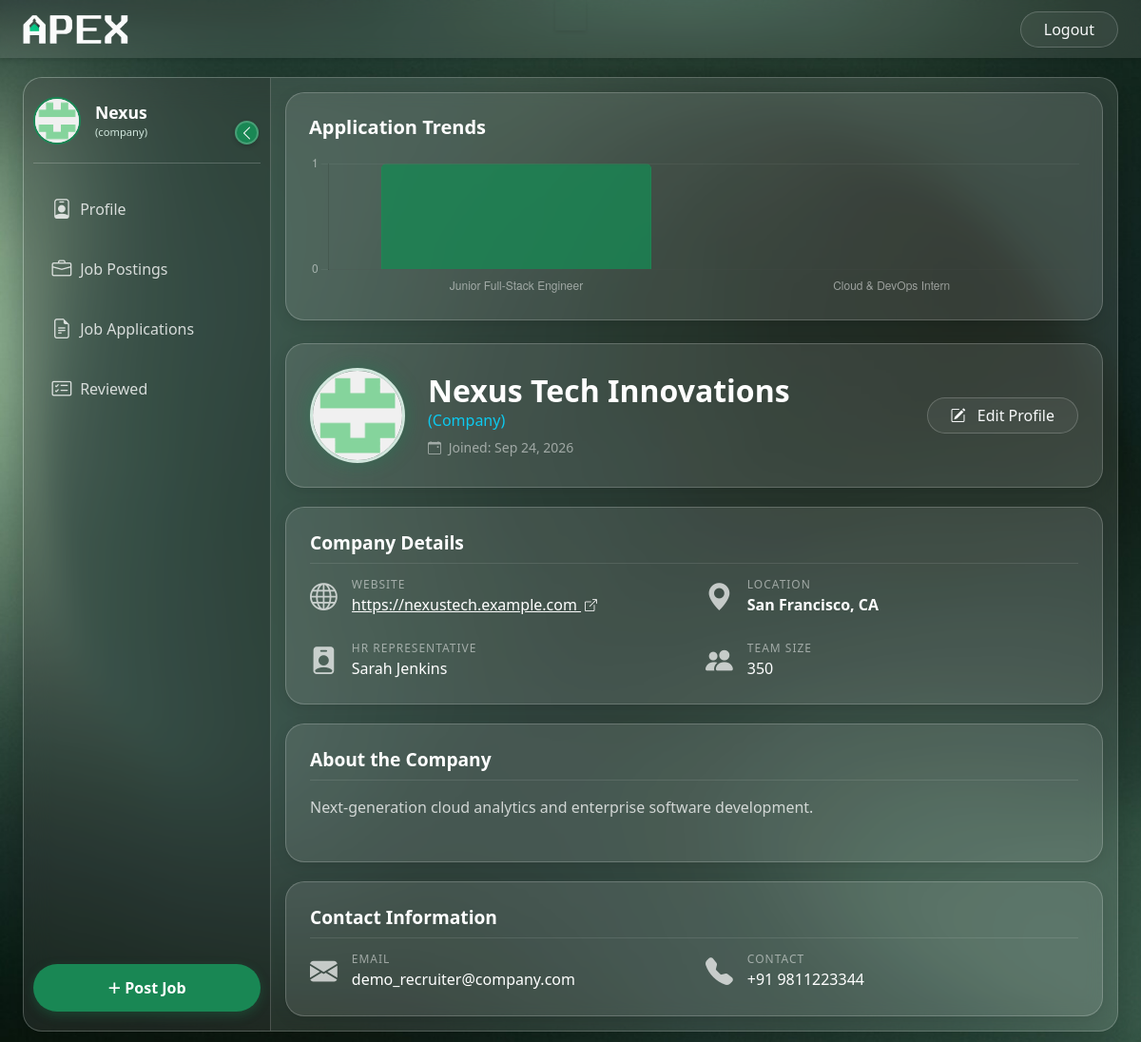
The app's page /company/profile (signed in) with its own data.
### controller/models.py (models this page shows, shortened)
class User(UserMixin,db.Model):
    id = db.Column(db.Integer, primary_key=True, autoincrement=True)
    name = db.Column(db.String(80), nullable=False)
    email = db.Column(db.String(120), unique=True, nullable=False)
    password = db.Column(db.String(200), nullable=False)
    contact = db.Column(db.String(10), nullable=False)
    created_at = db.Column(db.DateTime, nullable=False, default=db.func.current_timestamp())
    blacklisted = db.Column(db.Boolean, default=False)
    image_url = db.Column(db.String(225))
    fs_uniquifier = db.Column(db.String(255), unique=True, nullable=False, default=lambda: secrets.token_urlsafe(16))
    last_login_at = db.Column(db.DateTime)
    student_details = db.relationship('Student', backref='user', lazy=True, uselist=False)
    company_details = db.relationship('Company', backref='user', lazy=True, uselist=False)
    roles = db.relationship('Role', secondary='user_roles', backref='user', lazy=True, uselist=False)

class Company(db.Model):
    id = db.Column(db.Integer, primary_key=True, autoincrement=True)
    user_id = db.Column(db.Integer, db.ForeignKey('user.id'), nullable=False)
    employee_count = db.Column(db.Integer, nullable=False)
    hr_name = db.Column(db.String(80), nullable=False)
    location = db.Column(db.String(200), nullable=False)
    website = db.Column(db.String(225), nullable=False)
    description = db.Column(db.String(700))
    status = db.Column(db.String(20), default='Pending') # 'Pending', 'Approved', 'Rejected'
    rejection_reason = db.Column(db.String(255))
    is_deleted = db.Column(db.Boolean, default=False)
    job_postings = db.relationship('JobPosition', backref='company', lazy=True)

### routes/company_routes.py (the view)
@company_bp.route('/profile')
@company_required
def profile():
    my_jobs = JobPosition.query.filter_by(company_id=current_user.company_details.id, job_status='Hiring').all()
    job_labels = [job.job_title for job in my_jobs]
    app_counts = [len(job.applications) for job in my_jobs]
    return render_template('company/profile.html' ,
                           user=current_user ,
                           job_labels=job_labels,
                           app_counts=app_counts)

### app.py (called while the page is built)
@login_manager.user_loader
def load_user(user_id):
    return User.query.get(int(user_id))

### routes/main_routes.py (called while the page is built, shortened)
@app.context_processor
def inject_notifications():
    return dict(unread_count=0)

### templates/company/profile.html (shortened to what this page needs)
{% extends 'company/dashboard.html' %}
{% block dashboard_content %}
<div class="profile-container fade-in">
    <div class="glass-card p-4 mb-1">
        <h5 class="text-white fw-bold mb-3">Application Trends</h5>
        <div style="max-height: 300px; width: 100%;">
            {% if job_labels %}
                <canvas id="jobChart"></canvas>
            {% else %}
                <div class="text-center">
                    <i class="bi bi-graph-up-arrow text-white-50" style="font-size: 2rem;"></i>
                    <p class="text-white-50 mt-2">No jobs posted yet.</p>
                </div>
            {% endif %}
        </div>
    </div>
    <div class="glass-card profile-header-card">
        <div class="d-flex align-items-center flex-wrap gap-4">
            <div class="profile-img-container">
                <img src="{{user.image_url}}" alt="Company Logo" class="profile-img-lg">
            </div>
            <div class="flex-grow-1">
                <div class="d-flex align-items-center gap-2">
                    <h2 class="text-white fw-bold mb-0">{{ user.name }}</h2>
                </div>
                <p class="text-info mb-1">(Company)</p>
                <small class="text-white-50">
                    <i class="bi bi-calendar-event me-1"></i>
                    Joined: {{ user.created_at.strftime('%b %d, %Y') }}
                </small>
            </div>
            <div class="d-flex align-items-center gap-3">
                <a href="/company/profile/edit" class="btn btn-outline-light rounded-pill px-4 glass-btn">
                    <i class="bi bi-pencil-square me-2"></i> Edit Profile
                </a>
            </div>
        </div>
    </div>
    <div class="glass-card">
        <div class="card-header-flex">
            <h4 class="section-title">Company Details</h4>
        </div>
        <div class="row g-4">
            <div class="col-md-6">
                <div class="info-item">
                    <i class="bi bi-globe icon-lg"></i>
                    <div class="overflow-hidden">
                        <span class="d-block text-white-50 text-uppercase text-xs">Website</span>
                        {% if user.company_details.website %}
                            <a href="{{ user.company_details.website }}" target="_blank" class="text-white text-decoration-underline text-truncate d-block">
                                {{ user.company_details.website }} <i class="bi bi-box-arrow-up-right ms-1" style="font-size: 0.8rem;"></i>
                            </a>
                        {% else %}
                            <span class="text-white-50">Not Provided</span>
                        {% endif %}
                    </div>
                </div>
            </div>
            <div class="col-md-6">
                <div class="info-item">
                    <i class="bi bi-geo-alt-fill icon-lg"></i>
                    <div class="w-100">
                        <span class="d-block text-white-50 text-uppercase text-xs">Location</span>
                        <span class="fw-bold text-white d-block text-truncate" style="max-width: 90%;" title="{{ user.company_details.location }}">
                            {{ user.company_details.location }}
                        </span>
                    </div>
                </div>
            </div>
            <div class="col-md-6">
                <div class="info-item">
                    <i class="bi bi-person-badge-fill icon-lg"></i>
                    <div>
                        <span class="d-block text-white-50 text-uppercase text-xs">HR Representative</span>
                        <span class="text-white">{{ user.company_details.hr_name }}</span> </div>
                </div>
            </div>
            <div class="col-md-6">
                <div class="info-item">
                    <i class="bi bi-people-fill icon-lg"></i>
                    <div>
                        <span class="d-block text-white-50 text-uppercase text-xs">Team Size</span>
                        <span class="text-white">{{user.company_details.employee_count}}</span> </div>
                </div>
            </div>
        </div>
    </div>
    <div class="glass-card">
        <div class="card-header-flex">
            <h4 class="section-title">About the Company</h4>
        </div>
        <div class="row mt-2">
            <div class="col-12">
                {% if user.company_details.description %}
                    <p class="text-white lh-lg opacity-75">
                        {{ user.company_details.description }}
                    </p>
                {% else %}
                    <span class="text-white-50">Add description now</span>
                {% endif %}
            </div>
        </div>
    </div>
    <div class="glass-card">
        <div class="card-header-flex">
            <h4 class="section-title">Contact Information</h4>
        </div>
        <div class="row g-4">
            <div class="col-md-6">
                <div class="info-item">
                    <i class="bi bi-envelope-fill icon-lg"></i>
                    <div>
                        <span class="d-block text-white-50 text-uppercase text-xs">Email</span>
                        <span class="text-white text-break">{{ user.email }}</span>
                    </div>
                </div>
            </div>
            <div class="col-md-6">
                <div class="info-item">
                    <i class="bi bi-telephone-fill icon-lg"></i>
                    <div>
                        <span class="d-block text-white-50 text-uppercase text-xs">Contact</span>
                        <span class="text-white ">+91 {{ user.contact }}</span>
                    </div>
                </div>
            </div>
        </div>
    </div>
</div>
<script>
    document.addEventListener("DOMContentLoaded", function() {
        const ctx = document.getElementById('jobChart').getContext('2d');
        if (!ctx) return;
        const labels = {{ job_labels | tojson }};
        const data = {{ app_counts | tojson }};
        new Chart(ctx, {
            type: 'bar',
            data: {
                labels: labels,
                datasets: [{
                    label: 'Applications Received',
                    data: data,
                    backgroundColor: 'rgba(25, 135, 84, 0.8)',
                    borderColor: 'rgba(29, 139, 84, 1)',
                    borderWidth: 1,
                    borderRadius: 5
                }]
            },
            options: {
                responsive: true,
                maintainAspectRatio: false,
                scales: {
                    y: {
                        beginAtZero: true,
                        grid: { color: 'rgba(255, 255, 255, 0.05)' },
                        ticks: { color: 'rgba(255, 255, 255, 0.5)', stepSize: 1 }
                    },
                    x: {
                        grid: { display: false },
                        ticks: { color: 'rgba(255, 255, 255, 0.5)' }
                    }
                },
                plugins: {
                    legend: { display: false } // Hide label since it's obvious
                }
            }
        });
    });
</script>
{% endblock %}

### templates/company/dashboard.html (shortened to what this page needs)
{% extends 'base.html' %}
{% block content %}
<div class="w-100 p-0">
    <div class="dashboard-wrapper">
            <aside class="sidebar" id="sidebar">
                <div class="user-profile-section">
                    <img src="{{user.image_url}}" alt="Profile" class="user-avatar">
                    <div class="user-info">
                        <p class="user-name text-truncate">{{user.name.split()[0]}}</p>
                        <p class="user-role">(company)</p>
                    </div>
                    <button class="toggle-btn" id="sidebarToggle" >
                        <i class="bi bi-chevron-left"></i>
                    </button>
                </div>
                <div class="nav-section">
                    <a href="{{ url_for('company_bp.profile') }}" class="sidebar-link {% if active_page == 'profile' %}active{% endif %}">
                        <i class="bi bi-person-badge"></i>
                        <span class="nav-text">&nbsp;Profile</span>
                    </a>
                    <a href="{{ url_for('company_bp.job_postings') }}" class="sidebar-link {% if active_page == 'jobs' %}active{% endif %}">
                        <i class="bi bi-briefcase"></i>
                        <span class="nav-text">&nbsp;Job Postings</span>
                    </a>
                    <a href="{{ url_for('company_bp.applications') }}" class="sidebar-link {% if active_page == 'applications' %}active{% endif %}">
                        <i class="bi bi-file-earmark-text"></i>
                        <span class="nav-text">&nbsp;Job Applications</span>
                    </a>
                    <a href="{{ url_for('company_bp.reviewed') }}" class="sidebar-link {% if active_page == 'notifications' %}active{% endif %}">
                        <i class="bi bi-card-checklist"></i>
                        <span class="nav-text">&nbsp;Reviewed</span>
                    </a>
                </div>
                <div class="create-btn-container">
                    <a href="/company/jobs/create" class="btn-create" title="Create New">
                        <span class="btn-icon">+</span>
                        <span class="btn-text">&nbsp;Post Job</span>
                    </a>
                </div>
            </aside>
            <main class="main-content">
                {% block dashboard_content %}
                {% endblock %}
            </main>
        </div>
    </div>
    {% endblock %}

### static/css/style.css (style rules this page uses)
:root { --primary-green: #198754; --dark-green: #0f5132; --forest-green: #2E8B57; --navbar-bg: #206a5d; --teal-green: #206a5d; --light-green: #d1e7dd; --glass-bg: rgba(255, 255, 255, 0.1); --glass-border: rgba(255, 255, 255, 0.2); --text-white: #ffffff; --text-muted: rgba(255, 255, 255, 0.7); }
body,html { overscroll-behavior: none; background-image: url("../uploads/Background.jpg"); background-repeat: no-repeat; background-size: cover; background-attachment: fixed; min-height: 100vh; font-family: 'Segoe UI', Tahoma, Geneva, Verdana, sans-serif; }
.dashboard-wrapper { display: flex; background: var(--glass-bg); backdrop-filter: blur(15px); -webkit-backdrop-filter: blur(15px); border: 1px solid var(--glass-border); box-shadow: 0 8px 32px rgba(0,0,0,0.2); margin-top: 20px; height: calc(100vh - 100px); border-radius: 20px; overflow: hidden; position: relative; }
.sidebar { width: 260px; background: rgba(0, 0, 0, 0.2); border-right: 1px solid var(--glass-border); display: flex; flex-direction: column; transition: width 0.3s ease; padding: 20px 10px; position: relative; z-index: 100; flex-shrink: 0; }
.toggle-btn { position: absolute; right: 2px; top: 25px; background: var(--primary-green); border: 2px solid rgba(255,255,255,0.2); color: white; width: 25px; height: 25px; border-radius: 50%; display: flex; align-items: center; justify-content: center; cursor: pointer; z-index: 200; transition: 0.3s; box-shadow: 0 2px 5px rgba(0,0,0,0.2); }
.user-profile-section { display: flex; align-items: center; padding-bottom: 20px; margin-bottom: 20px; border-bottom: 1px solid var(--glass-border); position: relative; height: 70px; overflow: hidden; }
.user-avatar { width: 50px; height: 50px; border-radius: 50%; object-fit: cover; border: 2px solid var(--primary-green); background: #eee; flex-shrink: 0; }
.user-info { margin-left: 15px; overflow: hidden; white-space: nowrap; }
.user-name { font-weight: 600; color: white; margin: 0; font-size: 1.1rem; }
.user-role { font-size: 0.7rem; color: var(--light-green); margin: 0; }
.nav-section { flex-grow: 1; }
.sidebar-link { display: flex; align-items: center; color: rgba(255,255,255,0.8); text-decoration: none; padding: 12px 15px; margin-bottom: 8px; border-radius: 12px; transition: all 0.2s; white-space: nowrap; position: relative; z-index: 101; }
.sidebar-link i { font-size: 1.3rem; min-width: 30px; text-align: center; }
.create-btn-container { margin-top: auto; }
.btn-create { display: flex; align-items: center; justify-content: center; background: var(--primary-green); color: white; border: none; height: 50px; width: 100%; border-radius: 25px; font-weight: 600; transition: all 0.3s; text-decoration: none; overflow: hidden; white-space: nowrap; box-shadow: 0 4px 12px rgba(25, 135, 84, 0.3); z-index: 101; }
.btn-icon { font-size: 1.5rem; font-weight: 300; line-height: 1; }
.main-content { flex-grow: 1; padding: 15px; overflow-y: auto; }
.profile-container { display: flex; flex-direction: column; gap: 20px; max-width: 1000px; margin: 0 auto; }
.glass-card { background: var(--glass-bg); border: 1px solid var(--glass-border); border-radius: 20px; padding: 25px; box-shadow: 0 4px 15px rgba(0,0,0,0.1); }
.profile-img-lg { width: 100px; height: 100px; border-radius: 50%; object-fit: cover; border: 3px solid var(--light-green); box-shadow: 0 0 20px rgba(25, 135, 84, 0.4); }
.card-header-flex { display: flex; justify-content: space-between; align-items: center; margin-bottom: 12px; border-bottom: 1px solid rgba(255,255,255,0.1); padding-bottom: 10px; }
.section-title { color: var(--text-white); font-weight: 600; margin: 0; font-size: 1.2rem; }
.info-item { display: flex; align-items: center; gap: 15px; }
.icon-lg { font-size: 1.8rem; color: var(--text-muted); }
.text-xs { font-size: 0.75rem; letter-spacing: 1px; }
.glass-btn { background: rgba(255,255,255,0.05); border: 1px solid rgba(255,255,255,0.2); transition: all 0.3s; }
.fade-in { animation: fadeIn 0.5s ease-in-out; }
.text-truncate { white-space: nowrap; overflow: hidden; text-overflow: ellipsis; display: block; }
.info-item .w-100 { min-width: 0; }

### records on screen
User: image_url (picture), name "Nexus", name "Nexus Tech Innovations", created_at "Sep 24, 2026", email "demo_recruiter@company.com", contact "9811223344"
Company: company_details.website "https://nexustech.example.com", company_details.location "San Francisco, CA", company_details.hr_name "Sarah Jenkins", company_details.employee_count "350", company_details.description "Next-generation cloud analytics and enterprise software development."

### other values on screen
chart data {{ app_counts | tojson }} [1, 0]
